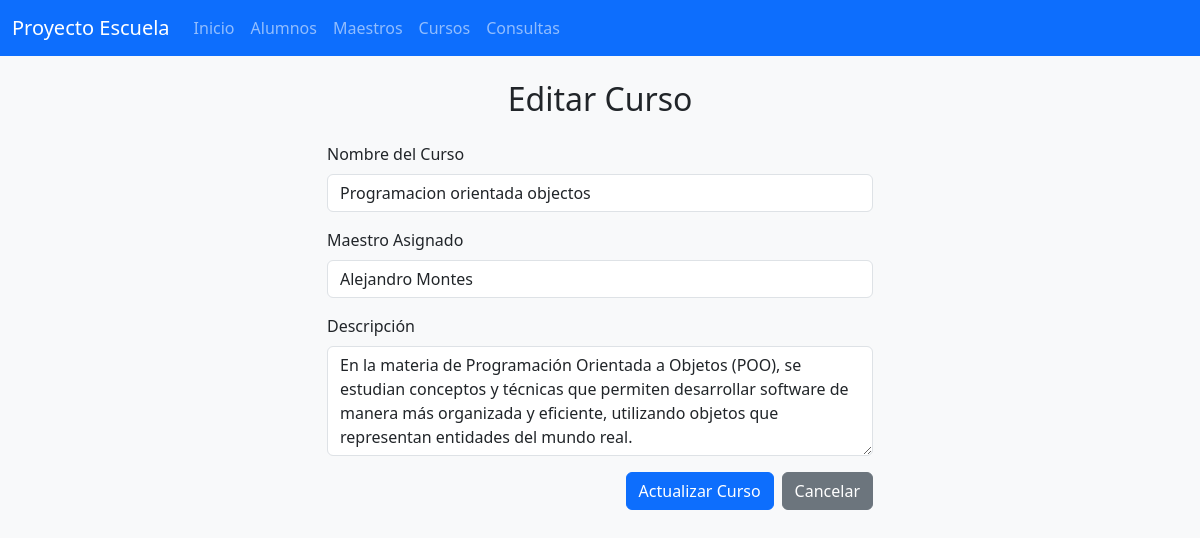
The app's page /cursos/modificar?id=1 with its own data.
### models.py (models this page shows, shortened)
class Curso(db.Model):
    __tablename__ = 'cursos'
    id = db.Column(db.Integer, primary_key=True)
    nombre = db.Column(db.String(150), nullable=False)
    descripcion = db.Column(db.Text)
    maestro_id = db.Column(
        db.Integer,
        db.ForeignKey('maestros.matricula'),
        nullable=False
    )
    maestro = db.relationship('Maestros', back_populates='cursos')
    inscripciones = db.relationship('Inscripcion', back_populates='curso', cascade='all, delete-orphan')

### cursos/routes.py (the view, shortened to what this page needs)
@cursos_bp.route("/cursos/modificar", methods=['GET', 'POST'])
def modificar_curso():
    create_form = forms.CursoForm(request.form)
    id_str = request.args.get('id') or request.form.get('id')
    id = int(id_str) if id_str else None
    curso = db.session.get(Curso, id) if id else None
    maestros = Maestros.query.all()
    create_form.maestro_id.choices = [(m.matricula, f"{m.nombre} {m.apellidos}") for m in maestros]
    if request.method == 'GET':
        if not curso:
            flash("Curso no encontrado")
            return redirect(url_for('cursos.lista_cursos'))
        create_form.id.data = curso.id
        create_form.nombre.data = curso.nombre
        create_form.descripcion.data = curso.descripcion
        create_form.maestro_id.data = curso.maestro_id
    return render_template("cursos/modificar.html", form=create_form)

### forms.py
class CursoForm(FlaskForm):
    id = HiddenField('ID')
    nombre = StringField('Nombre del Curso', [
        validators.DataRequired(message="El nombre del curso es requerido"),
        validators.Length(min=3, max=150)
    ])
    descripcion = TextAreaField('Descripción', [
        validators.DataRequired(message="La descripción es requerida")
    ])
    maestro_id = SelectField('Maestro', coerce=int, validators=[
        validators.DataRequired(message="Debe seleccionar un maestro")
    ])

### templates/cursos/modificar.html (shortened to what this page needs)
{% extends "layout.html" %}
{% block container %}
<div class="row justify-content-center">
    <div class="col-md-6">
        <h2 class="text-center mb-4">Editar Curso</h2>
        <form method="POST" novalidate>
            <div class="mb-3">
                <label for="nombre" class="form-label">Nombre del Curso</label>
                {{ form.nombre(class="form-control") }}
            </div>
            <div class="mb-3">
                <label for="maestro_id" class="form-label">Maestro Asignado</label>
                {{ form.maestro_id(class="form-control") }}
            </div>
            <div class="mb-3">
                <label for="descripcion" class="form-label">Descripción</label>
                {{ form.descripcion(class="form-control", rows="4") }}
            </div>
            <div class="d-grid gap-2 d-md-flex justify-content-md-end">
                <button type="submit" class="btn btn-primary">Actualizar Curso</button>
                <a href="{{ url_for('cursos.lista_cursos') }}" class="btn btn-secondary">Cancelar</a>
            </div>
        </form>
    </div>
</div>
{% endblock %}

### records on screen
Curso: nombre "Programacion orientada objectos", maestro_id "Alejandro Montes", descripcion "En la materia de Programación Orientada a Objetos (POO), se estudian conceptos y técnicas que permiten desarrollar software de manera más organizada y eficiente, utilizando objetos que representan entidades del mundo real."
